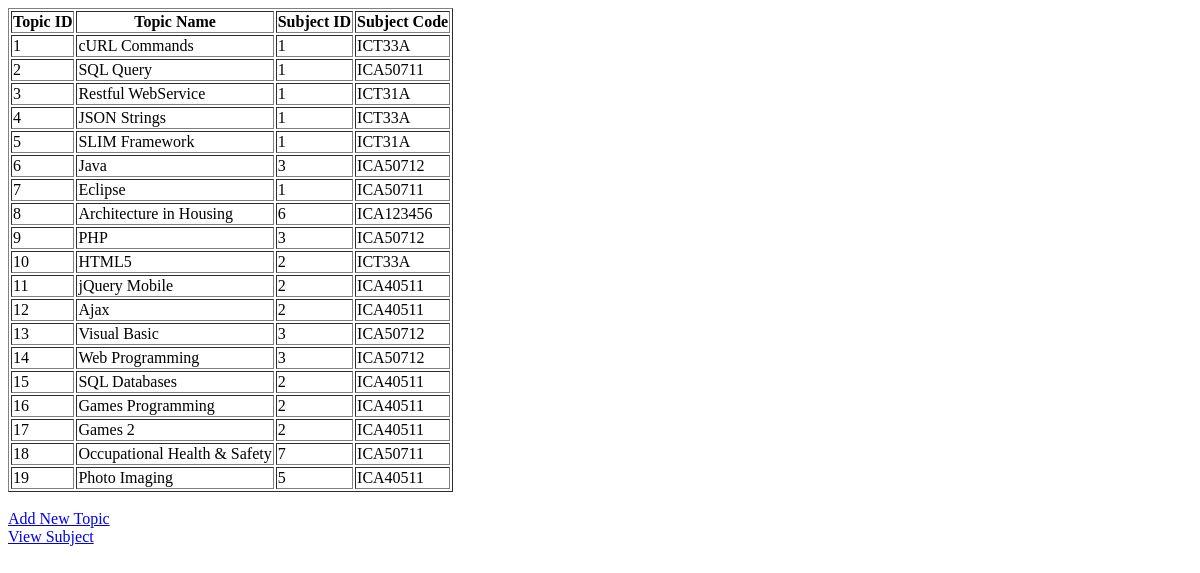
The page /php/topics/all_topics.php on the database as committed earlier.
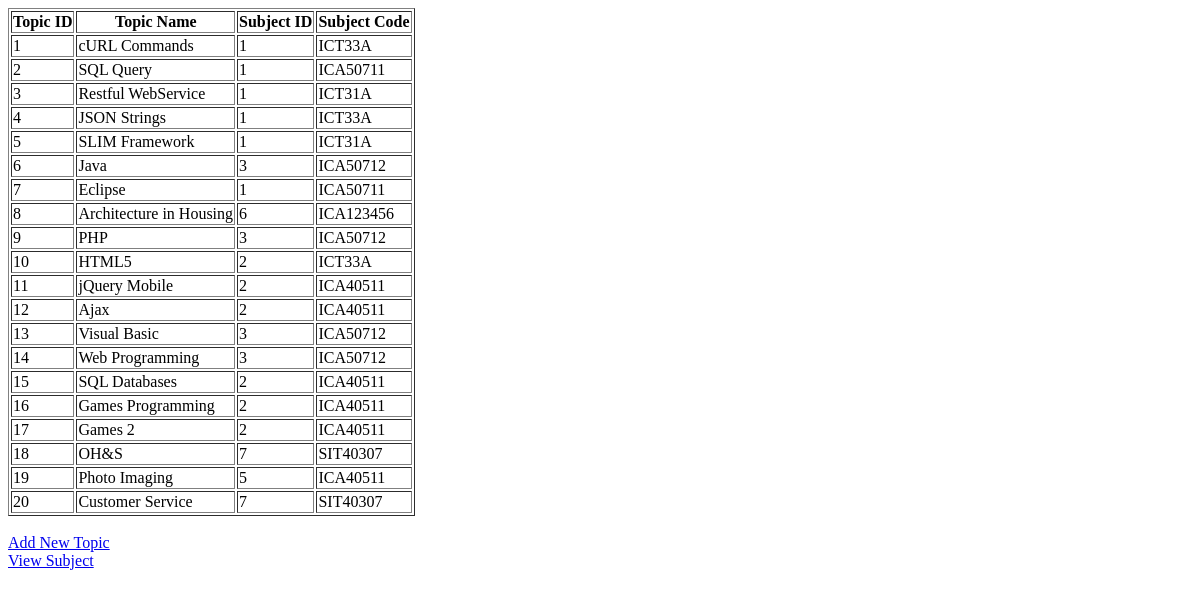
The same page on the database as committed later.
### tables this page shows
CREATE TABLE `topic` (
  `TopicID` int(5) NOT NULL AUTO_INCREMENT,
  `TopicName` varchar(50) NOT NULL,
  `SubjectID` int(11) NOT NULL,
  `SubjectCode` varchar(50) NOT NULL,
  `deletionStatus` tinyint(1) NOT NULL COMMENT '0 = display, 1 = not display',
  `dateupdated` date NOT NULL,
  PRIMARY KEY (`TopicID`),
  KEY `FK_topicsub` (`SubjectID`)
);

### php/topics/all_topics.php (the view, shortened to what this page needs)
<!DOCTYPE html PUBLIC "-//W3C//DTD XHTML 1.0 Transitional//EN" "http://www.w3.org/TR/xhtml1/DTD/xhtml1-transitional.dtd">
<html xmlns="http://www.w3.org/1999/xhtml">
<head>
</head>
<body>
<?php
$query = mysql_query("SELECT * FROM topic")
	or die("Problem Reading Database". mysql_error());
	echo '<table border="1">';
	echo '<th>Topic ID</th><th>Topic Name</th><th>Subject ID</th><th>Subject Code</th>';
	while($row = mysql_fetch_assoc($query))
	{
		echo '<tr>';
		echo '<td>'.$row['TopicID'].'</td>';
		echo '<td>'.$row['TopicName'].'</td>';
		echo '<td>'.$row['SubjectID'].'</td>';
		echo '<td>'.$row['SubjectCode'].'</td>';
		echo '</tr>';
	}
	echo '</table>';
	echo '<br />';
	echo '<a href="newtopic.html">Add New Topic</a>';
	echo '<br />';
	echo '<a href="viewSubject.html">View Subject</a>';
?>
</body>
</html>

Rows that differ between the two databases and show on the page:
changed topic id 18: TopicName "Occupational Health & Safety" → "OH&S"; SubjectCode "ICA50711" → "SIT40307"
added topic: TopicID "20", TopicName "Customer Service", SubjectID "7", SubjectCode "SIT40307"
